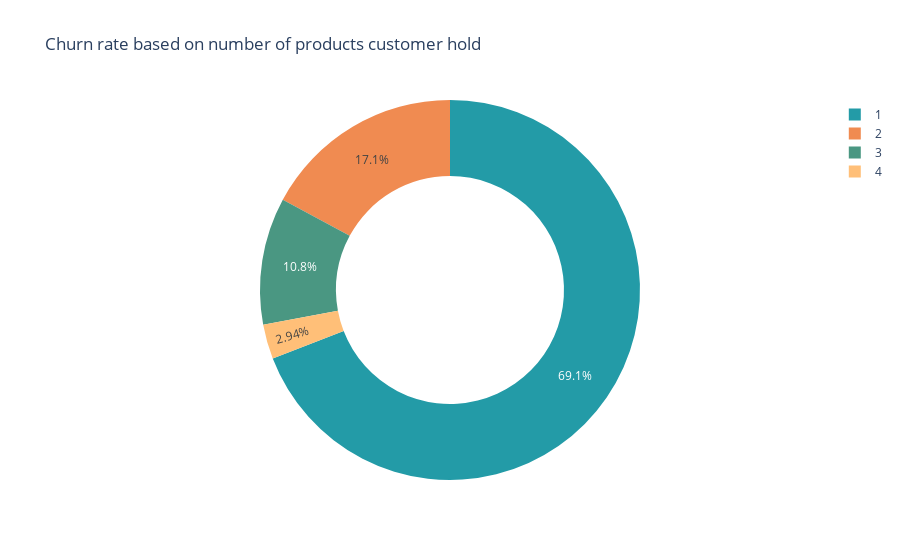

Notebook code cell kept with this figure:
### Code cell
px.pie(Num_product_churn, names ="NumOfProducts", values="Exited",hole = 0.6,  title = "Churn rate based on number of products customer hold", color_discrete_sequence= ["#239BA7", "#F08B51", "#4A9782", "#FFBF78"])

### Figure 1 — Plotly figure (JSON) as saved in the notebook; plotly's stock layout.template omitted (floating-point values rounded to 4 significant figures)
{"data": [{"domain": {"x": [0, 1], "y": [0, 1]}, "hole": 0.6, "hovertemplate": "NumOfProducts=%{label}<br>Exited=%{value}<extra></extra>", "labels": [1, 2, 3, 4], "legendgroup": "", "name": "", "showlegend": true, "type": "pie", "values": [1409, 349, 220, 60]}], "layout": {"legend": {"tracegroupgap": 0}, "piecolorway": ["#239BA7", "#F08B51", "#4A9782", "#FFBF78"], "title": {"text": "Churn rate based on number of products customer hold"}}}
